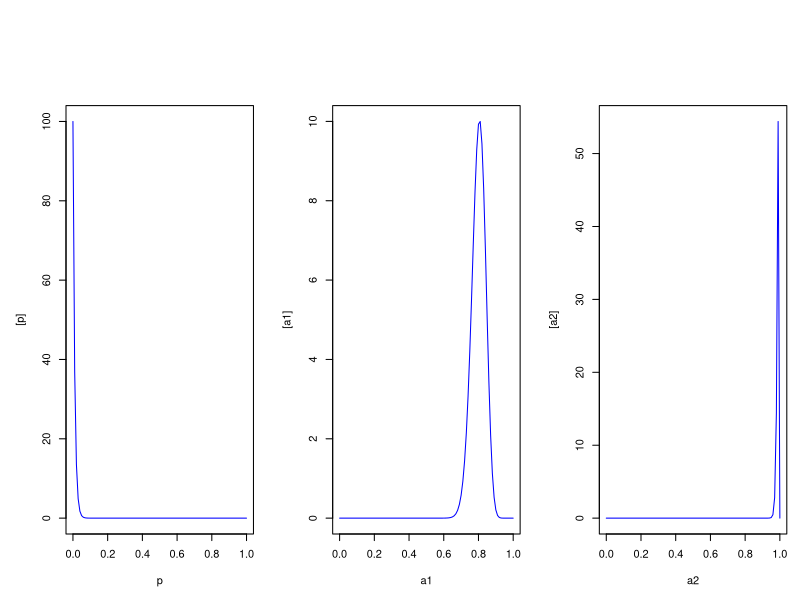

R code for this plot:
## ---- chunk 1
par(mfrow = c(1, 3), mar = c(5, 5, 8, 1))
plot(seq(0,1,0.01), dbeta(seq(0,1,0.01),1,100), type = "l", col = "blue", xlab = "p", ylab = "[p]")
plot(seq(0,1,0.01), dbeta(seq(0,1,0.01),80,20), type = "l", col = "blue", xlab = "a1", ylab = "[a1]")
plot(seq(0,1,0.01), dbeta(seq(0,1,0.01),200,2), type = "l", col = "blue", xlab = "a2", ylab = "[a2]")
